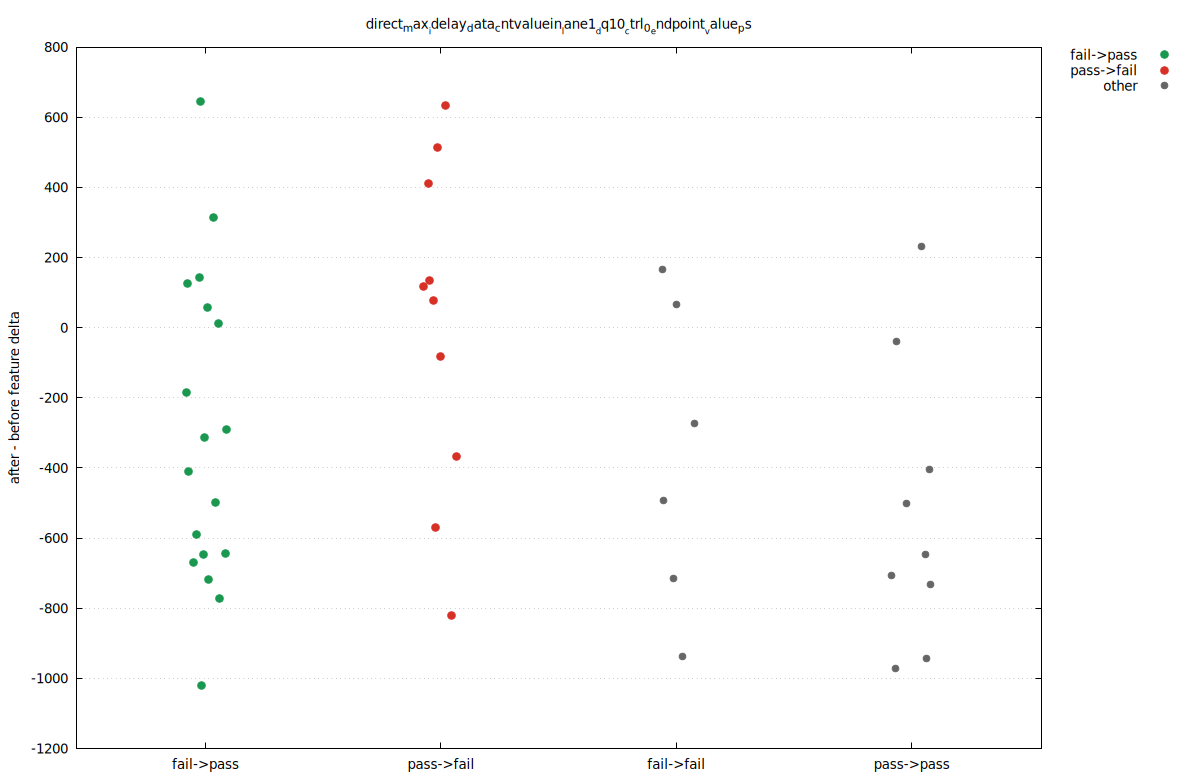

gnuplot code for this plot:
set terminal pngcairo size 1200,780 enhanced font 'DejaVu Sans,10'
set output 'delta_03.png'
set datafile separator comma
set key outside right top
set grid ytics
set xrange [0.45:4.55]
set xtics ('fail->pass' 1, 'pass->fail' 2, 'fail->fail' 3, 'pass->pass' 4)
set ylabel 'after - before feature delta'
set title 'direct_max__idelay_data_cntvaluein__lane1__dq10__ctrl_0__endpoint__value_ps'
plot \
  'delta_03.dat' using 1:3 with points pt 7 ps 1.25 lc rgb '#1a9850' title 'fail->pass', \
  'delta_03.dat' using 1:4 with points pt 7 ps 1.25 lc rgb '#d73027' title 'pass->fail', \
  'delta_03.dat' using 1:5 with points pt 7 ps 1.1 lc rgb '#666666' title 'other'
